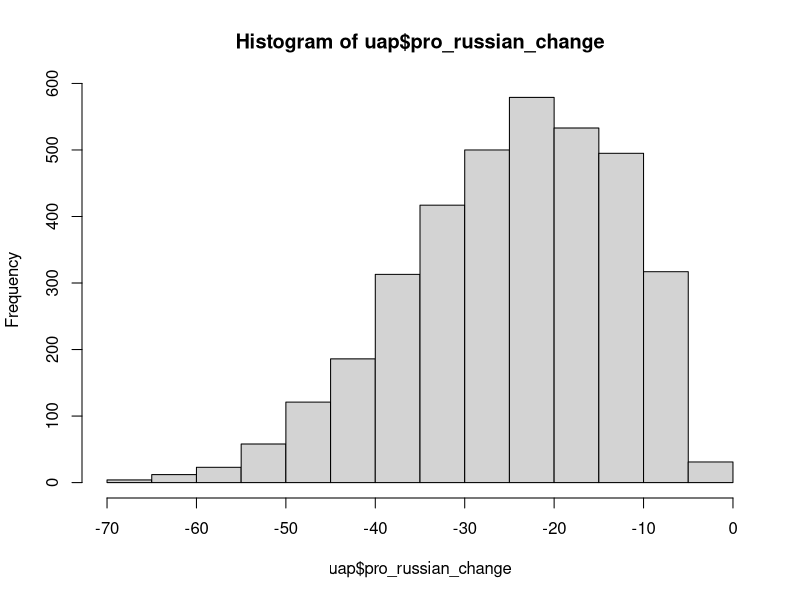

Generate this figure with R:
## 5. ESTIMATING CAUSAL EFFECTS WITH OBSERVATIONAL DATA

## 5.3 THE EFFECT OF RUSSIAN TV ON UKRAINIANS' 2014 
## VOTING BEHAVIOR

## Set the working directory
setwd("~/Desktop/DSS") # example of setwd() for Mac 
setwd("C:/user/Desktop/DSS") # example for Windows

## Load the dataset
uas <- read.csv("UA_survey.csv") # reads and stores data

## Understand the data
## (Read about description of variables and unit of observation)
head(uas) # shows first observations

## Identify the number of observations
dim(uas) # provides dimensions of dataframe: rows, columns

### 5.3.1 USING THE SIMPLE LINEAR MODEL TO COMPUTE
### THE DIFFERENCE-IN-MEANS ESTIMATOR

## Option A: Compute the difference-in-means estimator directly
mean(uas$pro_russian_vote[uas$russian_tv==1])-
  mean(uas$pro_russian_vote[uas$russian_tv==0])

## Option B: Fit simple linear regression model
lm(pro_russian_vote ~ russian_tv, data=uas) # fits linear model

### 5.3.2 CONTROLLING FOR CONFOUNDERS USING A
### MULTIPLE LINEAR REGRESSION MODEL

## Fit multiple linear regression model
lm(pro_russian_vote ~ russian_tv + within_25km,
   data=uas) # fits linear model

## 5.4 THE EFFECT OF RUSSIAN TV ON UKRAINIAN 2014
## ELECTORAL OUTCOMES

## Load the dataset
uap <- read.csv("UA_precincts.csv") # reads and stores data

## Understand the data
## (Read about description of variables and unit of observation)
head(uap) # shows first observations

## Identify the number of observations
dim(uap) # provides dimensions of dataframe: rows, columns

### 5.4.1 USING THE SIMPLE LINEAR MODEL TO COMPUTE
### THE DIFFERENCE-IN-MEANS ESTIMATOR

## Create pro-russian change variable
uap$pro_russian_change <- uap$pro_russian - uap$prior_pro_russian

## Create histogram
hist(uap$pro_russian_change)

## Fit simple linear regression model
lm(pro_russian_change ~ russian_tv, data=uap) # fits linear model

### 5.4.2 CONTROLLING FOR CONFOUNDERS USING A
### MULTIPLE LINEAR REGRESSION MODEL

## Fit multiple linear regression model
lm(pro_russian_change ~ russian_tv + within_25km,
   data=uap) # fits linear model